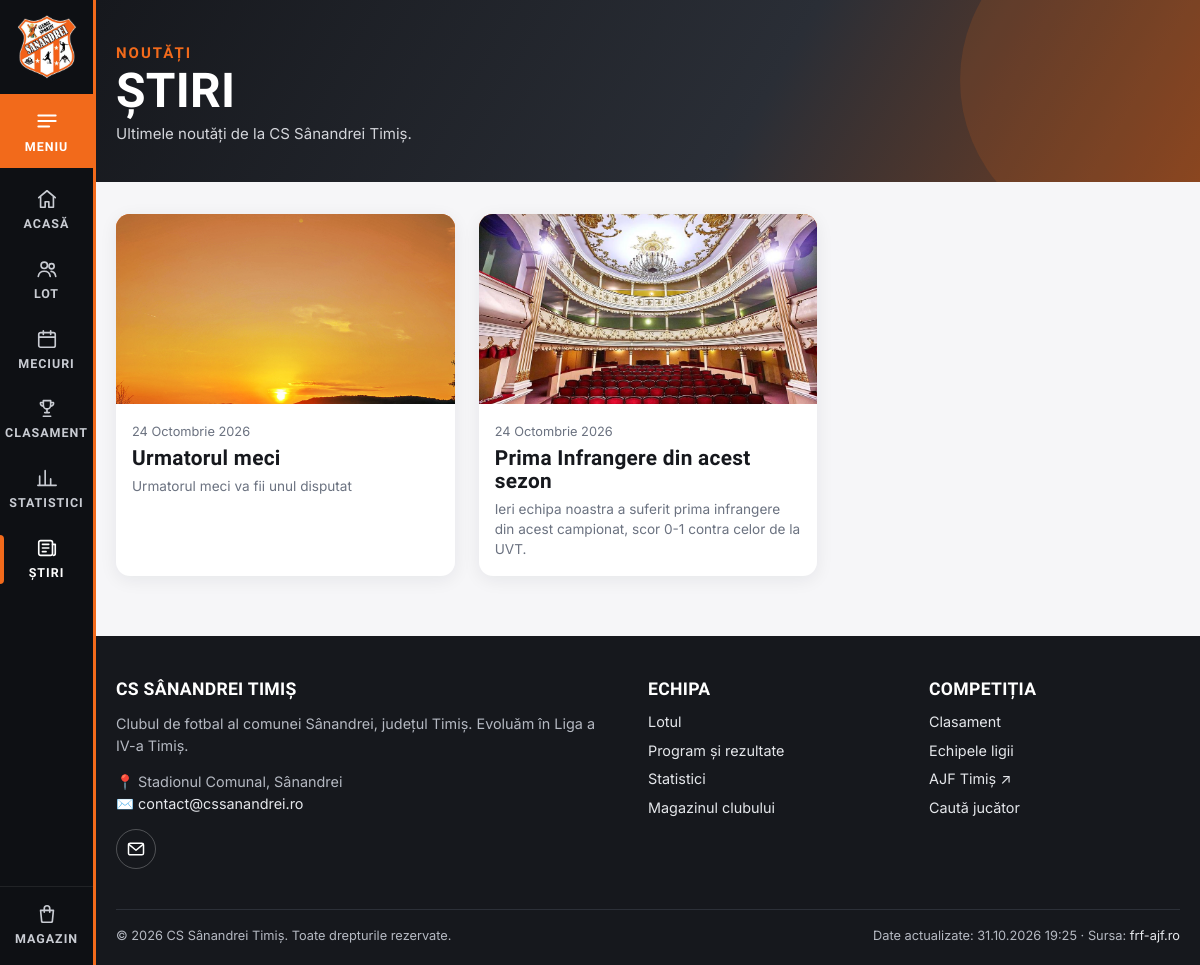
Page /stiri/ on the earlier database version.
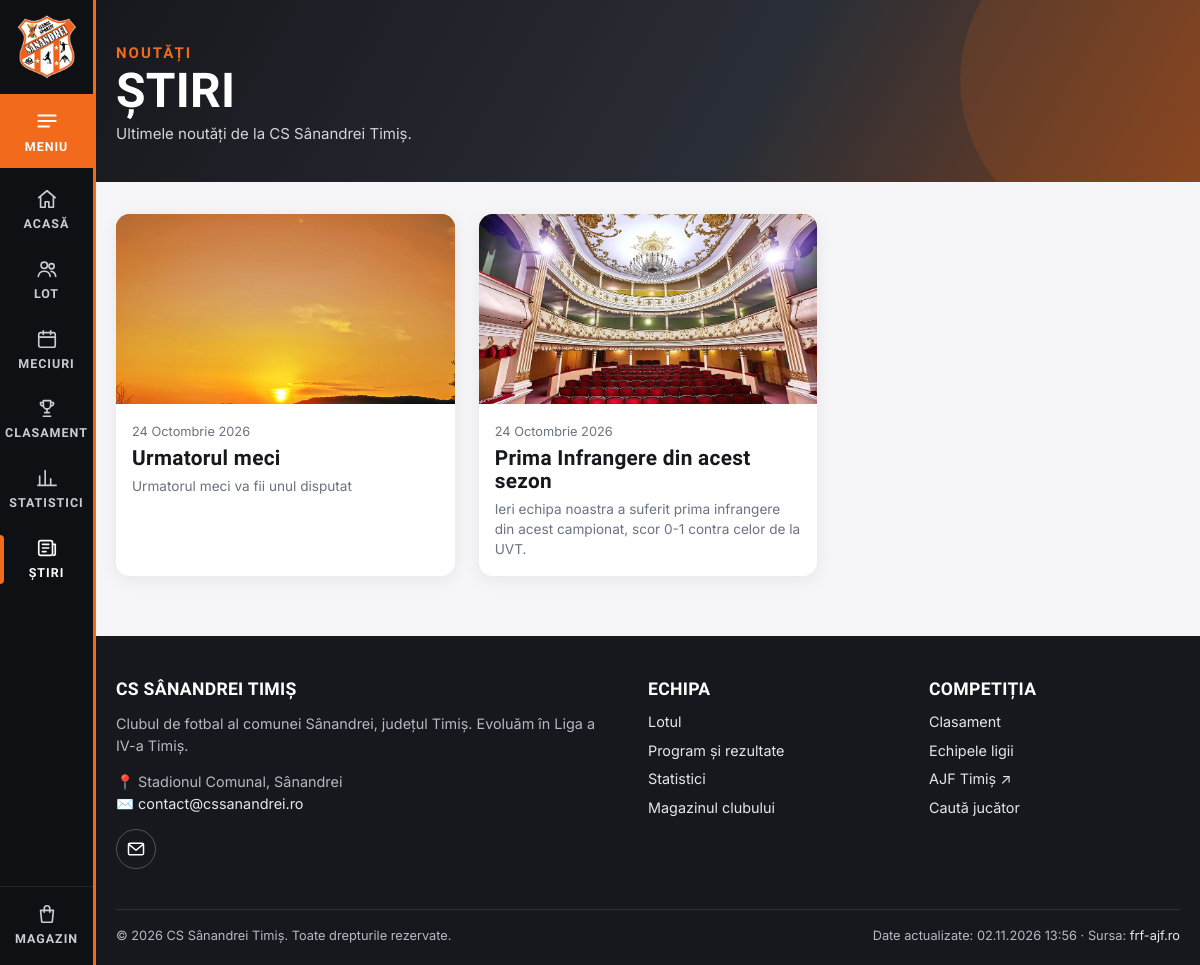
Same page on the later database version.
### core/models.py (models this page shows, shortened)
class News(models.Model):
    title = models.CharField(max_length=200)
    slug = models.SlugField(unique=True)
    summary = models.CharField(max_length=300, blank=True)
    body = models.TextField()
    image = models.ImageField(upload_to="news/", blank=True)
    published_at = models.DateTimeField(default=timezone.now)
    is_published = models.BooleanField(default=True)
    class Meta:
        ordering = ["-published_at"]
        verbose_name_plural = "news"
    def get_absolute_url(self):
        return reverse("news_detail", args=[self.slug])

### teams/models.py (models this page shows, shortened)
class SyncRun(models.Model):
    started_at = models.DateTimeField(auto_now_add=True)
    finished_at = models.DateTimeField(null=True, blank=True)
    ok = models.BooleanField(default=False)
    summary = models.TextField(blank=True)
    class Meta:
        ordering = ["-started_at"]

### core/views.py (the view)
# urls.py: path("stiri/", news_list, name="news_list"),
def news_list(request):
    return render(request, "core/news_list.html", {"news": News.objects.filter(is_published=True)})

### core/content.py (called while the page is built)
def content_dir():
    return Path(settings.CONTENT_DIR)

def read_yaml(path, default=None):
    path = Path(path)
    if not path.exists():
        return default
    data = yaml.safe_load(path.read_text(encoding="utf-8"))
    return default if data is None else data

def site_settings():
    data = read_yaml(content_dir() / "setari.yml", {}) or {}
    return {
        "CLUB_EMAIL": data.get("email") or settings.CLUB_EMAIL,
        "CLUB_PHONE": str(data.get("telefon") or settings.CLUB_PHONE or ""),
        "CLUB_VENUE": data.get("stadion") or settings.CLUB_VENUE,
        "CLUB_FACEBOOK": data.get("facebook") or "",
        "CLUB_INSTAGRAM": data.get("instagram") or "",
        "CLUB_YOUTUBE": data.get("youtube") or "",
        "CLUB_TIKTOK": data.get("tiktok") or "",
        "CLUB_ABOUT": data.get("despre") or "",
        "CLUB_MOTTO": data.get("moto") or DEFAULT_MOTTO,
        "CLUB_MOTTO_TEXT": data.get("moto_text") or DEFAULT_MOTTO_TEXT,
    }

### core/templates/core/news_list.html (shortened to what this page needs)
{% extends "base.html" %}
{% block hero %}<section class="page-hero"><div class="container"><div class="eyebrow">Noutăți</div><h1>Știri</h1><p>Ultimele noutăți de la {{ CLUB_NAME }}.</p></div></section>{% endblock %}
{% block content %}
<div class="grid grid-3">
  {% for item in news %}{% include "core/_news_card.html" %}{% empty %}
  <div class="card empty" style="grid-column:1/-1"><b>Nicio știre publicată încă.</b>Revino curând pentru noutăți.</div>
  {% endfor %}
</div>
{% endblock %}

### templates/base.html (shortened to what this page needs)
{% load static ui %}<!DOCTYPE html>
<html lang="ro">
<head>
  <link rel="stylesheet" href="{% static 'css/style.css' %}">
</head>
<body class="{% block body_class %}{% endblock %}">
  {% with url=request.resolver_match.url_name %}
  <aside class="side-nav" aria-label="Meniu principal">
    <a class="side-logo" href="{% url 'home' %}" title="{{ CLUB_NAME }}"><img src="{% static 'img/logo.jpg' %}" alt="Sigla {{ CLUB_NAME }}"></a>
    <button class="side-menu-btn" type="button" data-menu-open aria-controls="menu-panel" aria-expanded="false">{% icon "menu" 26 %}<span>Meniu</span></button>
    <nav class="side-links">
      <a href="{% url 'home' %}" class="{% if url == 'home' %}active{% endif %}">{% icon "home" %}<span>Acasă</span></a>
      <a href="{% url 'squad_list' %}" class="{% if url == 'squad_list' or url == 'player_detail' %}active{% endif %}">{% icon "users" %}<span>Lot</span></a>
      <a href="{% url 'fixtures' %}" class="{% if url == 'fixtures' or url == 'fixtures_round' or url == 'match_detail' %}active{% endif %}">{% icon "calendar" %}<span>Meciuri</span></a>
      <a href="{% url 'standings' %}" class="{% if url == 'standings' or url == 'standings_view' %}active{% endif %}">{% icon "table" %}<span>Clasament</span></a>
      <a href="{% url 'stats' %}" class="{% if url == 'stats' %}active{% endif %}">{% icon "chart" %}<span>Statistici</span></a>
      <a href="{% url 'news_list' %}" class="{% if url == 'news_list' or url == 'news_detail' %}active{% endif %}">{% icon "news" %}<span>Știri</span></a>
    </nav>
    <a class="side-shop" href="{% url 'shop:product_list' %}" title="Magazin">{% icon "bag" %}<span>Magazin</span></a>
  </aside>
  {% endwith %}
  <main id="main" class="site-main">
    {% block hero %}{% endblock %}
    <div class="container">
      {% block content %}{% endblock %}
    </div>
  </main>
  <footer class="site-footer site-main">
    <div class="container">
      <div class="footer-grid">
        <div>
          <h4>{{ CLUB_NAME }}</h4>
          <p>{{ CLUB_ABOUT|default:"Clubul de fotbal al comunei Sânandrei, județul Timiș." }} Evoluăm în {{ COMPETITION_NAME }}.</p>
          <p>📍 {{ CLUB_VENUE }}<br>✉️ <a href="mailto:{{ CLUB_EMAIL }}">{{ CLUB_EMAIL }}</a>{% if CLUB_PHONE %}<br>📞 <a href="tel:{{ CLUB_PHONE|cut:' ' }}">{{ CLUB_PHONE }}</a>{% endif %}</p>
          {% include "_social.html" with cls="social-row" %}
        </div>
        <div>
          <h4>Echipa</h4>
          <ul>
            <li><a href="{% url 'squad_list' %}">Lotul</a></li>
            <li><a href="{% url 'fixtures' %}">Program și rezultate</a></li>
            <li><a href="{% url 'stats' %}">Statistici</a></li>
            <li><a href="{% url 'shop:product_list' %}">Magazinul clubului</a></li>
          </ul>
        </div>
        <div>
          <h4>Competiția</h4>
          <ul>
            <li><a href="{% url 'standings' %}">Clasament</a></li>
            <li><a href="{% url 'team_list' %}">Echipele ligii</a></li>
            <li><a href="{{ FRF_COMPETITION_URL }}" target="_blank" rel="noopener">AJF Timiș ↗</a></li>
            <li><a href="{% url 'search' %}">Caută jucător</a></li>
          </ul>
        </div>
      </div>
      <div class="footer-bottom">
        <span>© {% now "Y" %} {{ CLUB_NAME }}. Toate drepturile rezervate.</span>
        <span>{% if last_sync %}Date actualizate: {{ last_sync|date:"d.m.Y H:i" }} · {% endif %}Sursa: <a href="{{ FRF_COMPETITION_URL }}" target="_blank" rel="noopener">frf-ajf.ro</a></span>
      </div>
    </div>
  </footer>
</body>
</html>

### core/templates/core/_news_card.html
<a class="news-card" href="{{ item.get_absolute_url }}">
  <div class="news-img">{% if item.image %}<img src="{{ item.image.url }}" alt="" loading="lazy">{% endif %}</div>
  <div class="news-body">
    <time>{{ item.published_at|date:"j F Y" }}</time>
    <h3 style="margin:4px 0 6px">{{ item.title }}</h3>
    {% if item.summary %}<p class="small muted" style="margin:0">{{ item.summary }}</p>{% endif %}
  </div>
</a>

Differences in the rows shown:
no longer on this page (row unchanged): SyncRun: finished_at "31.10.2026 19:25"
added SyncRun: finished_at "02.11.2026 13:56"
